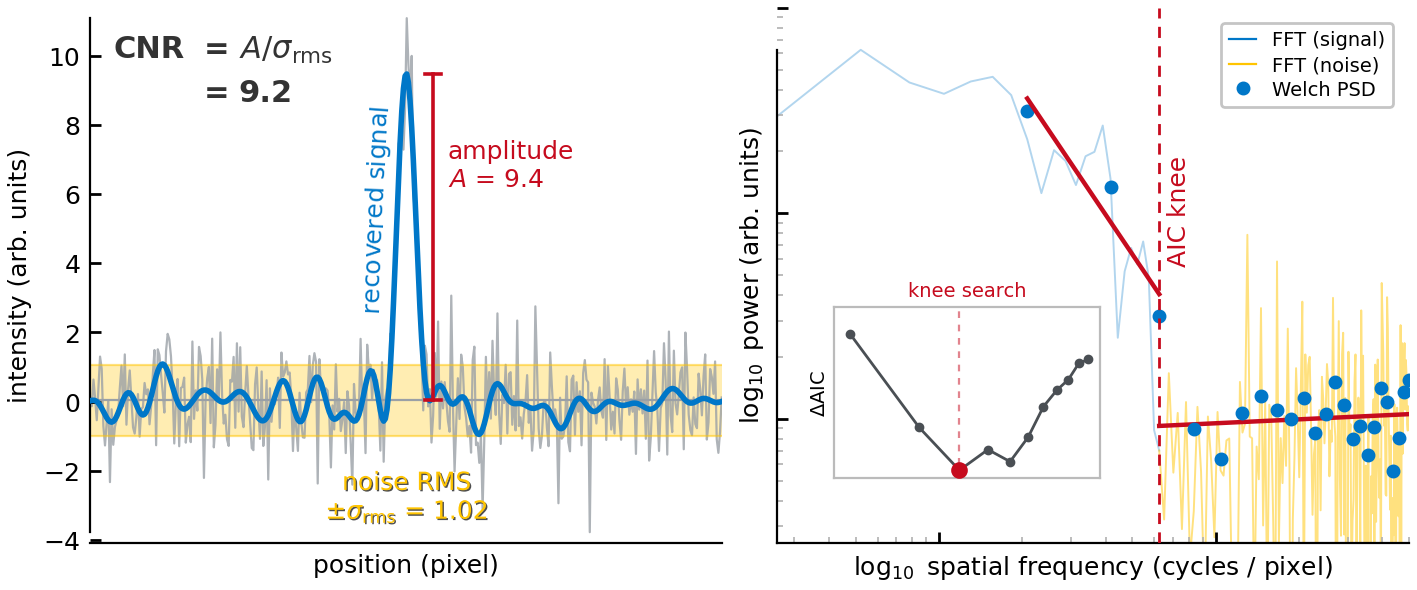

The Python source for this figure:
"""Generate the project hero image: one signal, two domains, one number.

The figure shows what ``fft_cnr`` does as a mechanism, not just a result. The
left panel is the measured profile in real space; the right panel is its power
spectrum, where the method finds the knee that separates signal from noise.
Zeroing the bins above the knee and inverting gives the smooth reconstruction
whose peak, divided by the noise RMS, is the CNR.

Every annotated number is read from a real ``fft_cnr`` run on the README
quick-start profile (Gaussian peak in white noise, seed 0), so the picture
stays correct if the method changes.

The canonical hero is a Tufte range-frame (open spines, ticks drawn only on
the data). Passing frame='box' to ``render`` instead yields the house-style
boxed variant (inward ticks on four sides) at assets/hero_box.png.

Re-render with:

    uv run --group assets python assets/hero.py
"""

import numpy as np
import matplotlib.pyplot as plt
from matplotlib.lines import Line2D
from matplotlib.ticker import LogLocator
import matplotlib.patheffects as pe

from curved_text import curved_text

from fft_cnr import fft_cnr
from fft_cnr.core import (
    _break_knee_loglog,
    _spectral_decomposition,
    _welch_psd_unitary,
)

# --- Plot style: Spanish flag palette.
# Two flag colors (red, yellow) plus complementary accents. ------------------
BLUE = "#0077c8"        # Spanish-flag accent blue: signal / data
GOLD = "#FFC400"        # flag_yellow: noise fills and labels (with a shadow)
RED = "#C60B1E"        # flag_red: salient markers (knee, amplitude)
GRAY = "#9aa0a6"        # neutral: receding raw data and baseline
INK = "#333333"         # near-black: the CNR headline / synthesized result
inch = 1 / 2.54
FONT = 9

# --- Real data: the README quick-start profile ------------------------------
rng = np.random.default_rng(0)
N = 384
pos = np.arange(N, dtype=float)
signal = 10.0 * np.exp(-0.5 * ((pos - N // 2) / 5) ** 2)
noisy = signal + rng.normal(0, 1.0, N)

result = fft_cnr(noisy)
d = _spectral_decomposition(
    noisy,
    window="tukey",
    tukey_alpha=0.25,
    welch_nperseg=None,
    welch_noverlap=None,
    cutoff_guard=(0.05, 0.5),
    fallback_cut_frac=0.25,
)

recon = d.x_lp + d.x_mean                     # smooth low-pass reconstruction
kc = d.kc_full                                # signal/noise knee (full grid)
sigma = result.noise_rms
amplitude = result.amplitude
cnr = result.cnr

# Baseline exactly as fft_cnr computes it (outer-quarter mean of the raw input).
margin = max(1, N // 4)
baseline = float(np.mean(np.concatenate([noisy[:margin], noisy[-margin:]])))
peak_x = int(np.argmax(d.x_lp))
peak_y = baseline + amplitude

eps = np.finfo(float).eps

# Panel B shows the knee detection on the spectrum the detector actually uses:
# the Welch PSD (recomputed identically to _spectral_decomposition), the
# log-log two-segment fit at every candidate breakpoint the AIC search tries,
# and the breakpoint AIC selects. Frequencies are bin / nperseg (cycles/pixel).
Pxx, _dof = _welch_psd_unitary(
    d.x, d.welch_nperseg, d.welch_noverlap, win="hann"
)
welch_freq = np.arange(len(Pxx)) / d.welch_nperseg

# Replicate the search grid and per-bin fits exactly (see _break_knee_loglog):
# x is the log bin index, y is log power, and each candidate k splits the band
# into [1, k) and [k, K]. The winner comes from the real function, not this
# replica, so the highlighted fit is exactly what the detector chose.
guard = (0.05, 0.5)
Kw = len(Pxx) - 1
kmin = max(1, int(guard[0] * Kw))
kmax = max(kmin + 2, int(guard[1] * Kw))
bx_log = np.log(np.arange(1, Kw + 1))
by_log = np.log(Pxx[1:] + eps)


def _line(xs, ys):
    A = np.vstack([xs, np.ones_like(xs)]).T
    slope, intercept = np.linalg.lstsq(A, ys, rcond=None)[0]
    return slope, intercept


def _candidate_fit(k):
    """Two segments split at bin ``k`` as (freq, power) polylines, plus AIC."""
    m1, b1 = _line(bx_log[:k], by_log[:k])
    m2, b2 = _line(bx_log[k:], by_log[k:])
    lo_bins, hi_bins = np.arange(1, k + 1), np.arange(k, Kw + 1)
    lo = (lo_bins / d.welch_nperseg, np.exp(m1 * np.log(lo_bins) + b1))
    hi = (hi_bins / d.welch_nperseg, np.exp(m2 * np.log(hi_bins) + b2))
    r1 = by_log[:k] - (m1 * bx_log[:k] + b1)
    r2 = by_log[k:] - (m2 * bx_log[k:] + b2)
    sse = float(r1 @ r1 + r2 @ r2)
    aic = len(by_log) * np.log(sse / len(by_log) + eps) + 2 * 4
    return lo, hi, aic


candidate_ks = list(range(kmin, kmax))
candidates = {k: _candidate_fit(k) for k in candidate_ks}
kc_welch = _break_knee_loglog(Pxx, guard=guard)     # the breakpoint AIC selects
f_knee = kc_welch / d.welch_nperseg

# The full-resolution FFT power spectrum, in the same unitary convention as the
# Welch PSD (|X|^2 / window energy) so the two share one power scale. It
# resolves the signal band into many bins; the Welch PSD is the coarser
# estimate (segment-averaged, sampled at fewer frequencies) the knee search
# runs on.
fft_freq = np.arange(len(d.X)) / N
fft_power = np.abs(d.X) ** 2 / d.w_rms**2


def render(frame):
    """Build and save the figure. ``frame`` is 'box' or 'range'."""
    fig, (axA, axB) = plt.subplots(
        1, 2, layout="constrained", figsize=(18 * inch, 7.5 * inch)
    )
    fig.patch.set_facecolor("w")
    fig.patch.set_alpha(1)

    # === Panel A: real space ================================================
    axA.plot(pos, noisy, color=GRAY, lw=0.8, alpha=0.8, zorder=1)
    axA.plot(pos, recon, color=BLUE, lw=2, zorder=4)

    # Noise RMS as a symmetric +/- sigma envelope about the baseline: this is
    # what zero-mean noise is, and it visibly contains the bulk of the gray
    # scatter. Labelled +/- sigma so the magnitude is explicit (Tufte: a
    # labelled symmetric band is faithful and commits no lie of proportion).
    # Flag-yellow edges at +/- sigma with a fainter fill between, kept at the
    # same weight as the faint FFT spectrum in panel B so the noise yellow reads
    # consistently across both panels.
    axA.axhspan(baseline - sigma, baseline + sigma, color=GOLD, alpha=0.3,
                lw=0, zorder=0)
    for yb in (baseline - sigma, baseline + sigma):
        axA.axhline(yb, color=GOLD, lw=0.8, alpha=0.5, zorder=2)
    axA.axhline(baseline, color=GRAY, lw=0.8, zorder=2)
    # Label centered just below the band, in the void under the peak.
    axA.text(N / 2, baseline - sigma - 1.8,
             "noise RMS\n" + r"$\pm\sigma_{\mathrm{rms}}$ = " + f"{sigma:.2f}",
             color=GOLD, fontsize=FONT, va="center", ha="center",
             path_effects=[pe.withSimplePatchShadow(offset=(0.5, -0.5),
                           shadow_rgbFace="#444444", alpha=0.95)])

    # Amplitude as a plain range bar from baseline to peak (no arrowheads), in
    # flag red so it reads as the key measurement, distinct from the blue
    # recovered-signal curve.
    bx = peak_x + 16
    cap = 5
    axA.plot([bx, bx], [baseline, peak_y], color=RED, lw=1.3, zorder=5)
    axA.plot([bx - cap, bx + cap], [peak_y, peak_y], color=RED, lw=1.3, zorder=5)
    axA.plot([bx - cap, bx + cap], [baseline, baseline], color=RED, lw=1.3, zorder=5)

    # Amplitude label near the top of its bracket, in flag red.
    axA.text(bx + 9, baseline + 0.72 * amplitude,
             f"amplitude\n$A$ = {amplitude:.1f}",
             color=RED, fontsize=FONT, va="center", ha="left")

    # CNR headline as three columns so the two equals signs align exactly
    # (proportional fonts ignore leading-space alignment).
    cnr_y, cnr_dy, x_eq = 0.95, 0.082, 0.20
    axA.text(x_eq - 0.05, cnr_y, "CNR", transform=axA.transAxes,
             fontsize=FONT + 2, va="top", ha="right", color=INK,
             fontweight="bold")
    for row, rhs in enumerate((r"$A/\sigma_{\mathrm{rms}}$", f"{cnr:.1f}")):
        yy = cnr_y - row * cnr_dy
        axA.text(x_eq, yy, "=", transform=axA.transAxes, fontsize=FONT + 2,
                 va="top", ha="center", color=INK, fontweight="bold")
        axA.text(x_eq + 0.035, yy, rhs, transform=axA.transAxes,
                 fontsize=FONT + 2, va="top", ha="left", color=INK,
                 fontweight="bold")

    # "recovered signal" runs up the steep rising flank of the peak, near
    # vertical, offset to the left so it clears the blue curve. The guide is the
    # real reconstruction over the flank (not an idealized Gaussian).
    flank = (pos >= peak_x - 12) & (pos <= peak_x)
    curved_text(axA, pos[flank], recon[flank], "recovered signal",
                anchor="center", pos=0.6, offset=8, color=BLUE,
                fontsize=FONT, zorder=6)

    axA.set_xlim(0, N - 1)
    axA.set_xlabel("position (pixel)", fontsize=FONT)
    axA.set_ylabel("intensity (arb. units)", fontsize=FONT)

    # === Panel B: the AIC knee search ======================================
    # Full-resolution FFT spectrum (faint line) resolves the signal band into
    # many bins; the Welch PSD (markers) is the coarser per-bin point estimate
    # the knee search runs on. The selected two-segment fit is drawn on the
    # spectrum; the search itself (the objective it minimizes) is the inset.
    MODEL = "#4a4f54"
    # Raw FFT split at the knee: blue on the signal side, flag yellow on the
    # noise side, so the line itself carries the signal/noise division.
    ksplit = int(np.searchsorted(fft_freq, f_knee))
    axB.loglog(fft_freq[1:ksplit + 1], fft_power[1:ksplit + 1], color=BLUE,
               lw=0.7, alpha=0.30, zorder=0)
    axB.loglog(fft_freq[ksplit:], fft_power[ksplit:], color=GOLD, lw=0.7,
               alpha=0.5, zorder=0)
    # The selected two-segment fit -- the model whose breakpoint is the knee --
    # in flag red. The steep signal segment rides on top of the Welch points it
    # was fitted to (zorder above the markers); the flat noise-floor segment
    # stays beneath, so its points scatter on top of it.
    lo, hi, _ = candidates[kc_welch]
    if len(lo[0]) >= 2:
        axB.loglog(lo[0], lo[1], color=RED, lw=1.6, zorder=4)
    if len(hi[0]) >= 2:
        axB.loglog(hi[0], hi[1], color=RED, lw=1.6, zorder=2)
    # The Welch PSD as markers: one point estimate per frequency bin, each an
    # average over segments at that frequency -- coarse because short segments
    # give wide bin spacing (sparse frequency sampling, not band-averaging).
    # These are exactly the (log freq, log power) points the AIC two-segment fit
    # minimizes residuals to.
    axB.loglog(welch_freq[1:], Pxx[1:], ls="none", marker="o", ms=4,
               color=BLUE, zorder=3)

    axB.set_xlim(fft_freq[1], welch_freq[-1])
    axB.set_ylim(0.25, max(fft_power[1], Pxx[1]) * 1.6)
    axB.set_yticks([1, 10, 100])         # decades within the data; no stray tick
    ymin, ymax = axB.get_ylim()
    # Knee divider, full height -- the search inset moved to the lower-left, so
    # the line is clear to run to the top.
    axB.axvline(f_knee, color=RED, lw=1.0, ls=(0, (4, 3)), zorder=5)
    # The signal/noise split is carried by the FFT line's two colours and the
    # legend, so no separate region labels are needed -- just the knee marker.
    axB.text(f_knee * 1.18, ymin * (ymax / ymin) ** 0.62, "AIC knee",
             color=RED, fontsize=FONT, rotation=90, rotation_mode="anchor",
             va="center", ha="center")
    # Series legend for the two spectra (the knee/fit annotations stay labelled
    # in situ -- they do not belong in the legend). The FFT line is split at the
    # knee into signal (blue) and noise (gold) halves.
    legend_handles = [
        Line2D([0], [0], color=BLUE, lw=0.8, label="FFT (signal)"),
        Line2D([0], [0], color=GOLD, lw=0.8, label="FFT (noise)"),
        Line2D([0], [0], color=BLUE, ls="none", marker="o", ms=4,
               label="Welch PSD"),
    ]
    axB.legend(handles=legend_handles, loc="upper right",
               bbox_to_anchor=(0.99, 0.99), fontsize=FONT - 2,
               frameon=True, facecolor="white", framealpha=0.85,
               edgecolor="#bbbbbb", handlelength=1.4, labelspacing=0.3)

    # The AIC search as its objective: Delta-AIC vs candidate breakpoint
    # frequency, dipping to its minimum at the chosen knee. In the lower-left,
    # the open corner below the signal descent.
    a = np.array([candidates[k][2] for k in candidate_ks])
    daic = a - float(a.min())
    bf = np.array([k / d.welch_nperseg for k in candidate_ks])
    axi = axB.inset_axes([0.09, 0.12, 0.42, 0.32])
    axi.axvline(f_knee, color=RED, lw=0.8, ls=(0, (3, 3)), alpha=0.5, zorder=1)
    axi.plot(bf, daic, color=MODEL, lw=1.0, marker="o", ms=2.5, zorder=2)
    axi.plot([f_knee], [0.0], marker="o", ms=5, color=RED, zorder=3)
    axi.set_xscale("log")
    axi.set_xlim(bf.min() * 0.85, bf.max() * 1.12)
    axi.set_ylim(-0.06 * daic.max(), daic.max() * 1.2)
    # Schematic of the objective: the shape (dip at the chosen breakpoint) is
    # the message, so the axes carry labels but no numeric values.
    # Schematic: only the dip shape carries meaning, so no ticks at all -- the
    # light frame and the curve falling to the chosen knee tell the whole story.
    axi.tick_params(axis="both", which="both", bottom=False, left=False,
                    top=False, right=False, labelleft=False, labelbottom=False)
    for s in axi.spines.values():        # full 4-sided frame, kept light
        s.set_color("#bbbbbb")
        s.set_linewidth(0.8)
    axi.set_ylabel(r"$\Delta$AIC", fontsize=FONT - 2, labelpad=2)
    axi.text(0.5, 1.04, "knee search", transform=axi.transAxes,
             fontsize=FONT - 2, color=RED, va="bottom", ha="center")

    axB.set_xlabel(r"$\log_{10}$ spatial frequency (cycles / pixel)",
                   fontsize=FONT)
    axB.set_ylabel(r"$\log_{10}$ power (arb. units)", fontsize=FONT)

    # === Frame treatment ====================================================
    if frame == "box":
        # Boxed frame, inward ticks on the bottom and left only (top/right
        # ticks add nothing here).
        for ax in (axA, axB):
            ax.tick_params(axis="both", which="both", direction="in",
                           top=False, right=False, labelsize=FONT,
                           length=4, width=1)
    else:
        # Tufte range-frame: drop top/right spines, draw the remaining spines
        # only across the span the data occupy, ticks outward on two sides.
        yA = (min(noisy.min(), baseline), max(noisy.max(), peak_y))
        axA.set_ylim(yA[0] - 0.3, yA[1] + 0.3)
        yB_hi = max(float(fft_power[1:].max()), float(Pxx[1:].max()))
        spans = {axA: ((0, N - 1), yA),
                 axB: ((fft_freq[1], welch_freq[-1]), (0.25, yB_hi))}
        for ax, ((xlo, xhi), (ylo, yhi)) in spans.items():
            ax.spines["top"].set_visible(False)
            ax.spines["right"].set_visible(False)
            ax.spines["bottom"].set_bounds(xlo, xhi)
            ax.spines["left"].set_bounds(ylo, yhi)
            ax.tick_params(axis="both", which="major", direction="in",
                           top=False, right=False, labelsize=FONT,
                           length=4, width=1)
            ax.tick_params(axis="both", which="minor", bottom=False, left=False)

    # Per-axis value policy (both frame styles):
    # - panel A x (position): no ticks or numbers -- the raw trace shows the
    #   resolution, and pixel index carries no message here.
    # - panel A y (intensity): keep numbers so A and sigma connect to the scale.
    # - panel B (log-log): keep decade ticks but drop numbers; the axis labels
    #   say log10, so with minor ticks off each tick reads as one decade.
    for ax in (axA, axB):        # no ticks on the top or right of either panel
        ax.tick_params(axis="both", which="both", top=False, right=False)
    axA.tick_params(axis="x", which="both", bottom=False, labelbottom=False)
    axA.minorticks_off()         # linear panel: decade-style minors would mislead
    axB.tick_params(axis="both", which="both", labelbottom=False,
                    labelleft=False)

    # A quiet log-scale cue on panel B: short, light minor ticks. With the
    # decade numbers removed the major ticks alone are evenly spaced and could
    # read as linear; the minor-tick bunching marks the axis as logarithmic
    # without competing with the data or the major decades.
    axB.yaxis.set_minor_locator(LogLocator(base=10, subs=tuple(range(2, 10))))
    axB.tick_params(axis="both", which="minor", direction="in",
                    bottom=True, left=True, top=False, right=False,
                    length=2, width=0.6, color="#b0b0b0")

    out = "assets/hero.png" if frame == "range" else "assets/hero_box.png"
    fig.savefig(out, dpi=200)
    plt.close(fig)
    return out


for _frame in ("range", "box"):      # canonical range-frame + boxed variant
    print("wrote", render(_frame))
print(f"CNR={cnr:.1f}, A={amplitude:.2f}, sigma={sigma:.3f}, knee bin={kc}")
